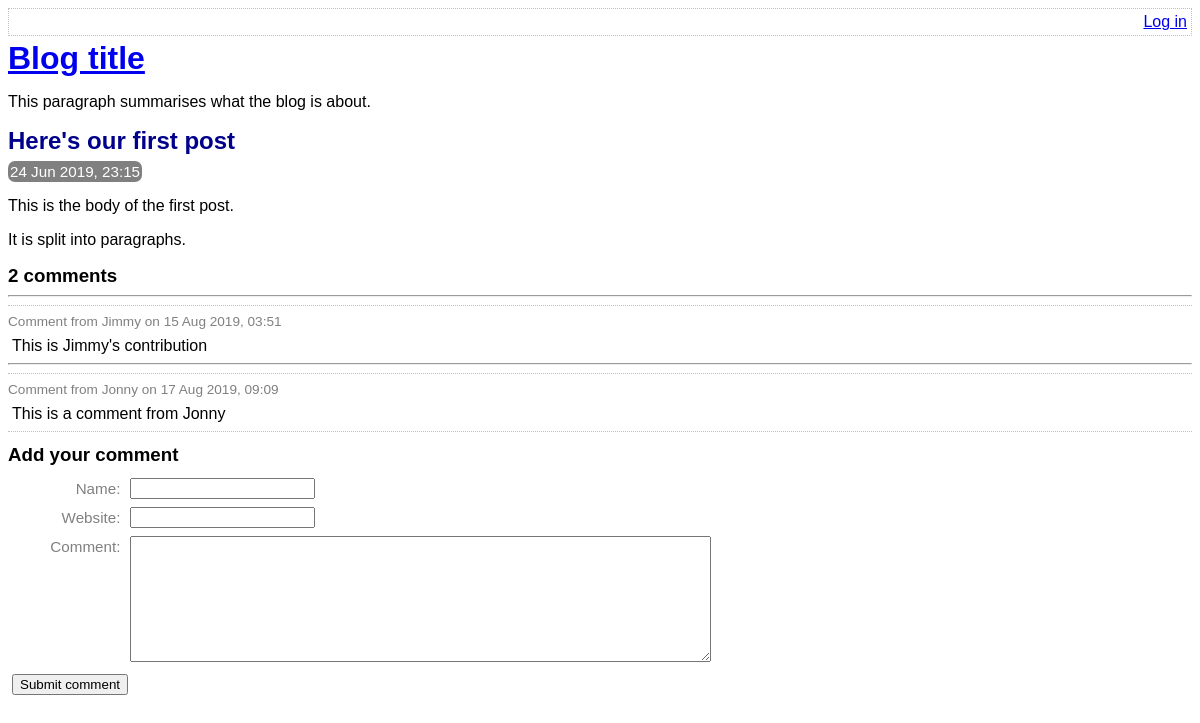
/view-post.php?post_id=1, run on the app's committed database.
### tables this page shows
CREATE TABLE post (
    id INTEGER NOT NULL PRIMARY KEY AUTO_INCREMENT,
    title VARCHAR(30) NOT NULL,
    body VARCHAR(10000) NOT NULL,
    user_id INTEGER NOT NULL,
    created_at DATETIME NOT NULL,
    updated_at DATETIME,
    FOREIGN KEY (user_id) REFERENCES user(id)
);

CREATE TABLE comment (
    id INTEGER NOT NULL PRIMARY KEY AUTO_INCREMENT,
    post_id INTEGER NOT NULL,
    created_at DATETIME NOT NULL,
    name VARCHAR(30) NOT NULL,
    website VARCHAR(100) NOT NULL,
    text VARCHAR(10000) NOT NULL,
    FOREIGN KEY (post_id) REFERENCES post(id)
);

### lib/view-post.php (called while the page is built, shortened)
<?php
function getPostRow(PDO $pdo, $postId)
{
    $stmt = $pdo->prepare(
        'SELECT
            title, created_at, body
        FROM
            post
        WHERE
            id = :id'
    );
    $result = $stmt->execute(
        array('id' => $postId, )
    );
    $row = $stmt->fetch();
    return $row;
}
?>

### view-post.php (the view, shortened to what this page needs)
<?php
require_once 'lib/common.php';
require_once 'lib/view-post.php';
if (isset($_GET['post_id']))
{
    $postId = $_GET['post_id'];
}
$pdo = getPDO();
$row = getPostRow($pdo, $postId);
?>
<!DOCTYPE html>
<html>
    <head>
        <?php require 'templates/head.php' ?>
    </head>
    <body>
        <?php require 'templates/title.php' ?>
        <div class="post">
            <h2>
                <?php echo htmlEscape($row['title']) ?>
            </h2>
            <div class="date">
                <?php echo convertSqlDate($row['created_at']) ?>
            </div>
            <?php echo convertNewlinesToParagraphs($row['body']) ?>
        </div>
        <div class="comment-list">
            <h3><?php echo countCommentsForPost($pdo, $postId) ?> comments</h3>
            <?php foreach (getCommentsForPost($pdo, $postId) as $comment): ?>
                <hr />
                <div class="comment">
                    <div class="comment-meta">
                        Comment from
                        <?php echo htmlEscape($comment['name']) ?>
                        on
                        <?php echo convertSqlDate($comment['created_at']) ?>
                    </div>
                    <div class="comment-body">
                        <?php echo convertNewlinesToParagraphs($comment['text']) ?>
                    </div>
                </div>
            <?php endforeach ?>
        </div>
        <?php require 'templates/comment-form.php' ?>
    </body>
</html>

### lib/common.php (shortened to what this page needs)
<?php
function htmlEscape($html)
{
    return htmlentities($html, ENT_QUOTES, 'UTF-8');
}
function convertSqlDate($sqlDate)
{
    $date = DateTime::createFromFormat('Y-m-d H:i:s', $sqlDate);
    return $date->format('d M Y, H:i');
}
function convertNewlinesToParagraphs($text)
{
    $escaped = htmlEscape($text);
    return '<p>' . str_replace("\n", "</p><p>", $escaped) . '</p>';
}
function countCommentsForPost(PDO $pdo, $postId)
{
    $sql = "
        SELECT
            COUNT(*) c
        FROM
            comment
        WHERE
            post_id = :post_id
    ";
    $stmt = $pdo->prepare($sql);
    $stmt->execute(
        array('post_id' => $postId, )
    );
    return (int) $stmt->fetchColumn();
}
function getCommentsForPost(PDO $pdo, $postId)
{
    $sql = "
        SELECT
            id, name, text, created_at, website
        FROM
            comment
        WHERE
            post_id = :post_id
    ";
    $stmt = $pdo->prepare($sql);
    $stmt->execute(
        array('post_id' => $postId, )
    );
    return $stmt->fetchAll();
}
?>

### assets/main.css (style rules this page uses)
h1, h2, h3 { margin-top: 0; margin-bottom: 8px; }
body { font-family: sans-serif; }
.post-synopsis h2, .post h2 { color:darkblue; }
.post .date, .post-synopsis .meta { color: white; background-color: grey; border-radius: 7px; padding: 2px; display: inline; font-size: 0.95em; }
.comment .comment-meta { font-size: 0.85em; color: grey; border-top: 1px dotted silver; padding-top: 8px; }
.comment-body p { margin: 8px 4px; }
.comment-list { border-bottom: 1px dotted silver; margin-bottom: 12px; }

### data on the page
post: title "Here's our first post", created_at "24 Jun 2019, 23:15", body "This is the body of the first post. It is split into paragraphs."
comment: name "Jimmy", created_at "15 Aug 2019, 03:51", text "This is Jimmy's contribution"
comment: name "Jonny", created_at "17 Aug 2019, 09:09", text "This is a comment from Jonny"

### other printed values
countCommentsForPost($pdo, $postId) "2"
